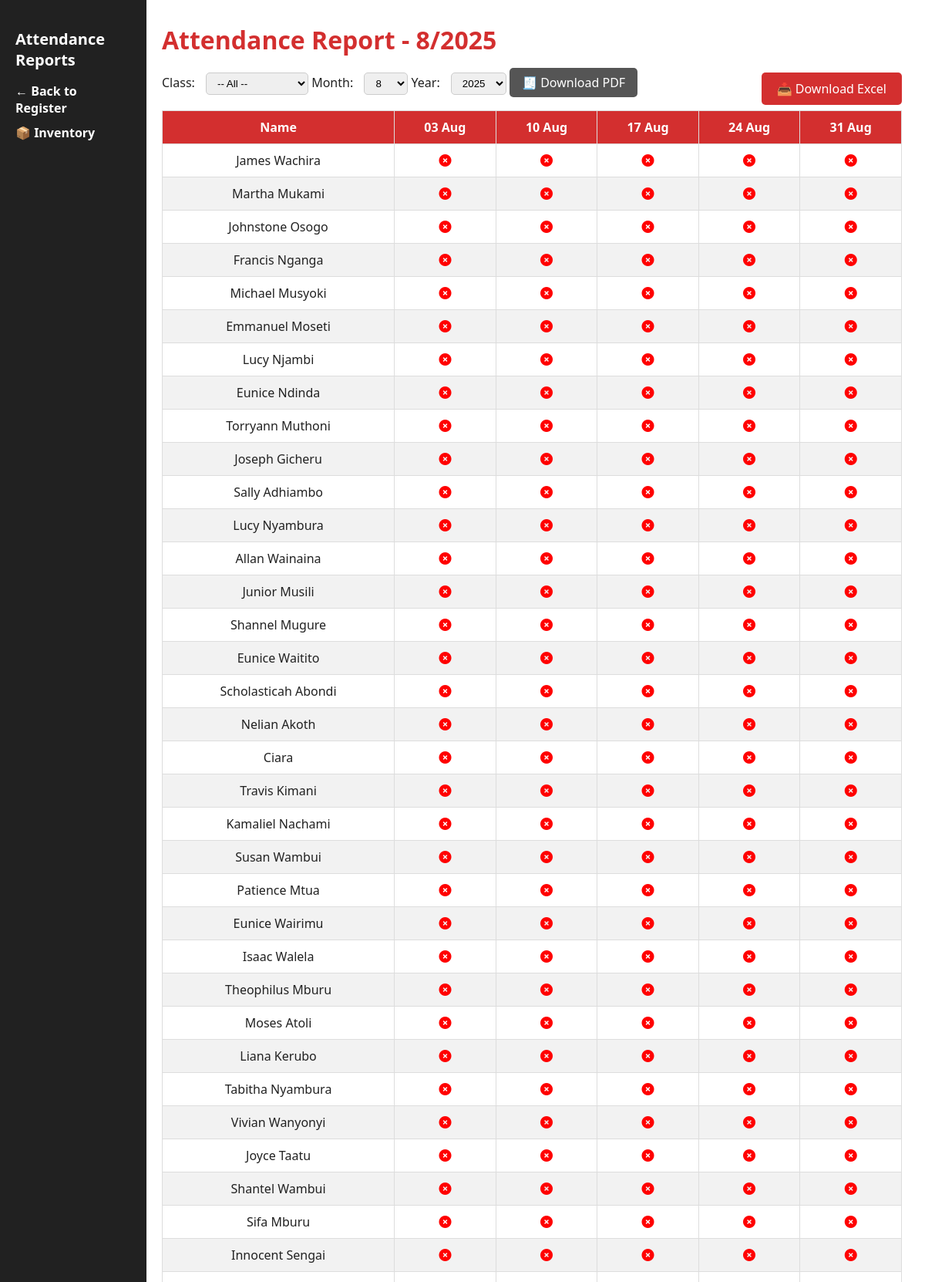
/attendance_report (signed in), run on the app's committed database.
### app.py (models this page shows)
class Student(db.Model):
    id = db.Column(db.Integer, primary_key=True)
    name = db.Column(db.String(100), nullable=False)
    dob = db.Column(db.String(20), nullable=False)
    parent = db.Column(db.String(100))
    contact = db.Column(db.String(50))
    student_class = db.Column(db.String(50))
    status = db.Column(db.String(10), default="active")
    deletion_requested = db.Column(db.Boolean, default=False)
    profile_image = db.Column(db.String(200))  # Store image filename
    family_id = db.Column(db.String(50))  # For grouping family members

### app.py (the view)
@app.route("/attendance_report")
def attendance_report():
    if "user" not in session:
        return redirect(url_for("home"))
    today = date.today()
    month = int(request.args.get("month", today.month))
    year = int(request.args.get("year", today.year))
    selected_class = request.args.get("class_name")
    sundays = get_sundays(year, month)
    if selected_class:
        students = Student.query.filter_by(student_class=selected_class, status="active").all()
    else:
        students = Student.query.filter_by(status="active").all()
    all_attendance = Attendance.query.filter(
        Attendance.date.between(date(year, month, 1), date(year, month, 31))
    ).all()
    attendance_map = {
        (a.student_id, a.date): a.present for a in all_attendance
    }
    return render_template("attendance_report.html", students=students,
                           sundays=sundays, month=month, year=year,
                           selected_class=selected_class, attendance_map=attendance_map)

### app.py (called while the page is built)
def get_sundays(year, month):
    sundays = []
    cal = calendar.Calendar()
    for day in cal.itermonthdates(year, month):
        if day.weekday() == 6 and day.month == month:
            sundays.append(day)
    return sundays

@app.context_processor
def inject_now():
    return {'now': datetime.now}

@app.context_processor
def utility_functions():
    def attendance_present(student_id, sunday):
        record = Attendance.query.filter_by(student_id=student_id, date=sunday).first()
        return record.present if record else False
    return dict(attendance_present=attendance_present)

### templates/attendance_report.html (shortened to what this page needs)
<!DOCTYPE html>
<html>
<head>
    <link rel="stylesheet" href="{{ url_for('static', filename='css/styles.css') }}">
    <link rel="stylesheet" href="https://cdnjs.cloudflare.com/ajax/libs/font-awesome/6.5.0/css/all.min.css">
</head>
<body>
    <div class="container">
        <aside class="sidebar">
            <h2>Attendance Reports</h2>
            <ul>
                <li><a href="{{ url_for('dashboard') }}">← Back to Register</a></li>
                {% if session.get('role') == 'admin' %}
                <li><a href="{{ url_for('inventory') }}">📦 Inventory</a></li>
                {% endif %}
            </ul>
        </aside>
        <main class="register">
            <h1>Attendance Report - {{ month }}/{{ year }}</h1>
            <form method="get" action="{{ url_for('attendance_report') }}">
                <label>Class:
                    <select name="class_name" onchange="this.form.submit()">
                        <option value="">-- All --</option>
                    </select>
                </label>
                <label>Month:
                    <select name="month" onchange="this.form.submit()">
                        {% for m in range(1, 13) %}
                        <option value="{{ m }}" {% if m == month %}selected{% endif %}>{{ m }}</option>
                        {% endfor %}
                    </select>
                </label>
                <label>Year:
                    <select name="year" onchange="this.form.submit()">
                        {% for y in range(2023, 2031) %}
                        <option value="{{ y }}" {% if y == year %}selected{% endif %}>{{ y }}</option>
                        {% endfor %}
                    </select>
                </label>
                <a href="{{ url_for('download_attendance', month=month, year=year, class_name=selected_class) }}"
   style="background: #D32F2F; color: white; padding: 10px 20px; float: inline-end; border-radius: 5px; text-decoration: none;">
   📥 Download Excel
</a>
<a href="{{ url_for('attendance_pdf', month=month, year=year, class_name=selected_class) }}"
   style="background: #555; color: white; padding: 8px 16px; border-radius: 5px; text-decoration: none;">
   🧾 Download PDF
</a>
            </form>
       <table>
                <thead>
                    <tr>
                        <th>Name</th>
                        {% for sunday in sundays %}
                        <th>{{ sunday.strftime('%d %b') }}</th>
                        {% endfor %}
                    </tr>
                </thead>
                <tbody>
                    {% for student in students %}
                    <tr>
                        <td>{{ student.name }}</td>
                        {% for sunday in sundays %}
                        {% set is_present = attendance_map.get((student.id, sunday), False) %}
                        <td>
                    {% if is_present %}
                        <i class="fas fa-check-circle" style="color: green;" title="Present"></i>
                    {% else %}
                        <i class="fas fa-times-circle" style="color: red;" title="Absent"></i>
                    {% endif %}
                    </td>
                        {% endfor %}
                    </tr>
                    {% endfor %}
                </tbody>
            </table>
        </main>
    </div>
</body>
</html>

### static/css/styles.css (style rules this page uses)
body { font-family: 'Segoe UI', sans-serif; margin: 0; padding: 0; background-color: #f8f8f8; color: #212121; }
.container { display: flex; height: 100vh; overflow: hidden; }
.sidebar { width: 150px; background-color: #212121; color: white; padding: 20px; position: fixed; top: 0; left: 0; height: 100vh; overflow-y: auto; z-index: 1000; }
.sidebar h2 { font-size: 20px; margin-bottom: 10px; color: #fff; }
.sidebar ul { list-style: none; padding: 0; }
.sidebar ul li { margin: 10px 0; }
.sidebar ul li a { color: white; text-decoration: none; font-weight: bold; }
.register { margin-left: 180px; padding: 30px; background-color: #fff; height: 100vh; overflow-y: auto; overflow-x: scroll; flex: 1; }
.register h1 { color: #D32F2F; margin-top: 0; }
form { margin-bottom: 20px; }
form select { padding: 5px 10px; margin-left: 10px; border-radius: 5px; border: 1px solid #ccc; }
table { width: 100%; border-collapse: collapse; margin-top: 15px; background: #fff; border: 1px solid #ddd; }
th, td { border: 1px solid #ddd; padding: 10px; text-align: center; }
th { background-color: #D32F2F; color: white; }
tr:nth-child(even) { background-color: #f2f2f2; }

### data on the page
Student: name "James Wachira"
Student: name "Martha Mukami"
Student: name "Johnstone Osogo"
Student: name "Francis Nganga"
Student: name "Michael Musyoki"
Student: name "Emmanuel Moseti"
Student: name "Lucy Njambi"
Student: name "Eunice Ndinda"
Student: name "Torryann Muthoni"
Student: name "Joseph Gicheru"
Student: name "Sally Adhiambo"
Student: name "Lucy Nyambura"
Student: name "Allan Wainaina"
Student: name "Junior Musili"
Student: name "Shannel Mugure"
Student: name "Eunice Waitito"
Student: name "Scholasticah Abondi"
Student: name "Nelian Akoth"
Student: name "Ciara"
Student: name "Travis Kimani"
Student: name "Kamaliel Nachami"
Student: name "Susan Wambui"
Student: name "Patience Mtua"
Student: name "Eunice Wairimu"
Student: name "Isaac Walela"
Student: name "Theophilus Mburu"
Student: name "Moses Atoli"
Student: name "Liana Kerubo"
Student: name "Tabitha Nyambura"
Student: name "Vivian Wanyonyi"
Student: name "Joyce Taatu"
Student: name "Shantel Wambui"
Student: name "Sifa Mburu"
Student: name "Innocent Sengai"

### other printed values
{{ month }} "8"
{{ year }} "2025"
{{ sunday.strftime('%d %b') }} "03 Aug" "10 Aug" "17 Aug" "24 Aug" "31 Aug"
form field month "8"
form field year "2025"
